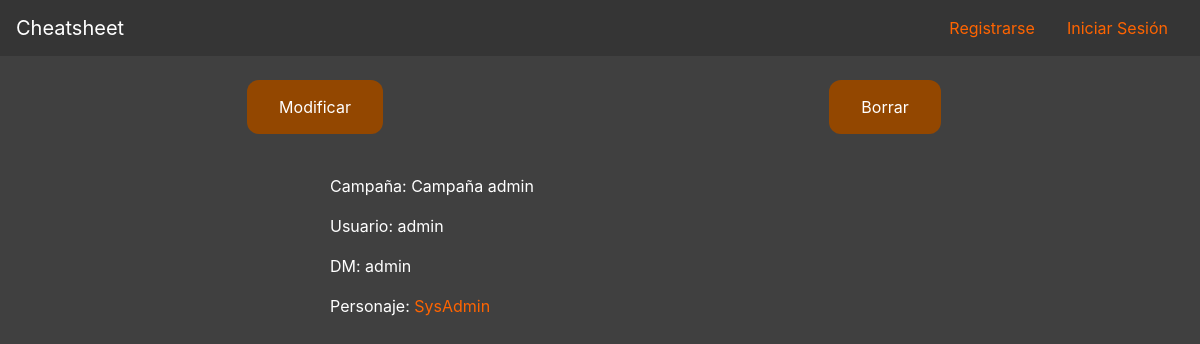
The page /hojapersonaje/participadetail/1 on the database its author committed.
### hojapersonaje/models.py (models this page shows, shortened)
class Participa(models.Model):
	idPar = models.AutoField(primary_key=True)
	usuPar = models.ForeignKey(Perfil, on_delete=models.CASCADE, blank=True, null=True)
	camPar = models.ForeignKey(Campaña, on_delete=models.CASCADE, blank=True, null=True)
	perPar = models.ForeignKey(Personaje, on_delete=models.CASCADE, blank=True, null=True)

class Campaña(models.Model):
	idCam = models.AutoField(primary_key=True)
	nomCam = models.CharField(max_length=100)
	desCam = models.CharField(max_length=5000)
	usuCam = models.ForeignKey(Perfil, on_delete=models.CASCADE, blank=True, null=True)
	finiCam = models.DateField(auto_now_add=True)
	ffinCam = models.DateField(blank=True, null=True)
	estCam = models.CharField(max_length=20, choices=estado, default=SCO)
	def __str__(self):
		return str(self.nomCam)

class Perfil(models.Model):
	user = models.OneToOneField(User, on_delete=models.CASCADE)
	imgPer = models.ImageField(upload_to='avatar', blank=True)
	def __str__(self):
		return str(self.user.username)

class Personaje(models.Model):
	idPer  = models.AutoField(primary_key=True)
	nomPer = models.CharField(max_length=40)
	claPer = models.CharField(max_length=20)
	nivPer = models.IntegerField(blank=True, null=True)
	razPer = models.CharField(max_length=20)
	genPer = models.CharField(max_length=10)
	aliPer = models.CharField(max_length=20)
	ataPer = models.IntegerField(blank=True, null=True)
	DGPer = models.IntegerField(blank=True, null=True)
	MaxDGPer = models.IntegerField(blank=True, null=True)
	CAPer = models.IntegerField(blank=True, null=True)
	usuPer = models.ForeignKey(Perfil, on_delete=models.CASCADE, blank=True, null=True)
	FUE = models.IntegerField(blank=True, null=True)
	DES = models.IntegerField(blank=True, null=True)
	CON = models.IntegerField(blank=True, null=True)
	INT = models.IntegerField(blank=True, null=True)
	SAB = models.IntegerField(blank=True, null=True)
	CAR = models.IntegerField(blank=True, null=True)
	fortaleza = models.IntegerField(blank=True, null=True)
	reflejos = models.IntegerField(blank=True, null=True)
	voluntad = models.IntegerField(blank=True, null=True)
	abrirCerraduras = models.IntegerField(blank=True, null=True)
	artesania = models.IntegerField(blank=True, null=True)
	averiguarIntenciones = models.IntegerField(blank=True, null=True)
	avistar = models.IntegerField(blank=True, null=True)
	buscar = models.IntegerField(blank=True, null=True)
	concentracion = models.IntegerField(blank=True, null=True)
	conocimientoConjuros = models.IntegerField(blank=True, null=True)
	descifrarEscrituras = models.IntegerField(blank=True, null=True)
	diplomacia = models.IntegerField(blank=True, null=True)
	disfrazarse = models.IntegerField(blank=True, null=True)
	engañar = models.IntegerField(blank=True, null=True)
	equilibrio = models.IntegerField(blank=True, null=True)
	esconderse = models.IntegerField(blank=True, null=True)
	escuchar = models.IntegerField(blank=True, null=True)
	falsificar = models.IntegerField(blank=True, null=True)
	interpretar = models.IntegerField(blank=True, null=True)
	intimidar = models.IntegerField(blank=True, null=True)
	inutilizarMecanismo = models.IntegerField(blank=True, null=True)
	juegoManos = models.IntegerField(blank=True, null=True)
	montar = models.IntegerField(blank=True, null=True)
	moverseSigilosamente = models.IntegerField(blank=True, null=True)
	nadar = models.IntegerField(blank=True, null=True)
	oficio = models.IntegerField(blank=True, null=True)
	piruetas = models.IntegerField(blank=True, null=True)
	reunirInformacion = models.IntegerField(blank=True, null=True)
	saber = models.IntegerField(blank=True, null=True)
	saltar = models.IntegerField(blank=True, null=True)
	sanar = models.IntegerField(blank=True, null=True)
	supervivencia = models.IntegerField(blank=True, null=True)
	tasacion = models.IntegerField(blank=True, null=True)
	tratoAnimales = models.IntegerField(blank=True, null=True)
	trepar = models.IntegerField(blank=True, null=True)
	usarObjetoMagico = models.IntegerField(blank=True, null=True)
	usoCuerdas = models.IntegerField(blank=True, null=True)
	ultimaTirada = models.IntegerField(blank=True, null=True)
	ultimoCampo = models.CharField(max_length=50, blank=True, null=True)
	def __str__(self):
		return str(self.nomPer)

### hojapersonaje/views.py (the view, shortened to what this page needs)
# urls.py: path('participadetail/<int:pk>', ParticipaDetail.as_view(), name="participante"),
class ParticipaDetail(DetailView):
	model = Participa
	template_name="hojapersonaje/participa_detail.html"
	fields = '__all__'

### hojapersonaje/templates/hojapersonaje/participa_detail.html (shortened to what this page needs)
{% extends "plantilla_base.html" %}
{% block content %}
	<div class="container">
		<div class="row justify-content-center" id="unico">
			<div class="col-6">
				<button onclick="location.href='/hojapersonaje/participa_update/{{ participa.idPar }}'">Modificar</button>
			</div>
			<div class="col-6">
				<button onclick="location.href='/hojapersonaje/participa_delete/{{ object.idPar }}/delete'">Borrar</button>
			</div>
		</div>
	</div>
	<div class="container">
		<div class="row justify-content-center">
			<div class="col-6">
				<p>Campaña: {{ object.camPar }}</p>
				<p>Usuario: {{ object.usuPar }}</p>
				<p>DM: {{ object.camPar.usuCam.user.username }}</p>
				<p>Personaje: <a href="/hojapersonaje/estadisticasdetail/{{ object.perPar.idPer }}">{{ object.perPar }}</a></p>
			</div>
		</div>
	</div>
{% endblock %}

### hojapersonaje/static/css/Plantilla.css (style rules this page uses)
a { color: #ff6400; }
button { background-color: #934700; border: none; color: white; padding: 15px 32px; border-radius: 12px; }
#unico { justify-content: space-around; text-align: center; }

### rows shown on the page
Participa: camPar "Campaña admin", usuPar "admin", camPar.usuCam.user.username "admin", perPar "SysAdmin"
